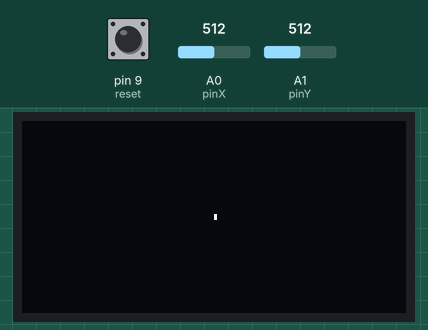
Recording of a sketch running on a simulated Arduino Uno, built with avr-gcc and run on an emulated ATmega328P. On the bench: 128×64 one-colour display. The inputs (shaded band) are chosen by the test bench; at power-on: A0 (pinX) = 512, A1 (pinY) = 512, pin 9 (reset) HIGH.

Above: at 1.2 s.
1.3 s: A0 (pinX) set to 716
At 2.3 s:
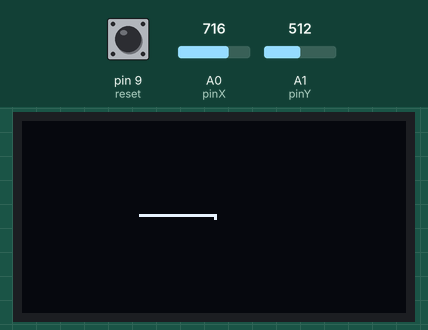
2.8 s: A1 (pinY) set to 716
4.3 s: pin 9 (reset) pulled LOW for 0.15 s
At 5.5 s:
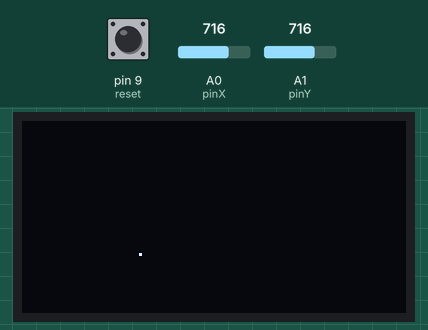
5.9 s: A0 (pinX) set to 900
At 6.9 s:
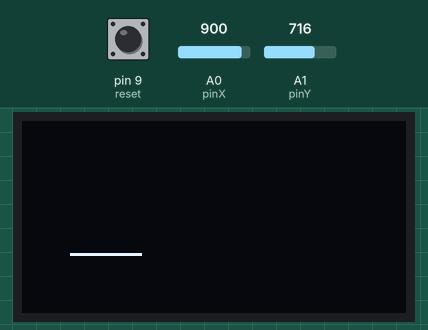
7.4 s: pin 9 (reset) pulled LOW for 1 s
At 7.9 s:
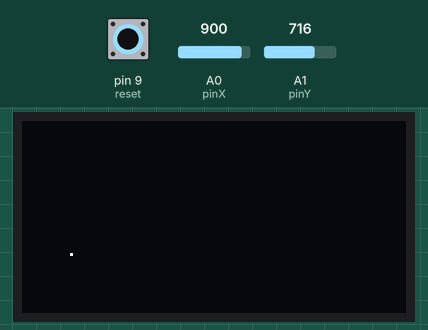
9.9 s: A1 (pinY) set to 900
At 11.1 s:
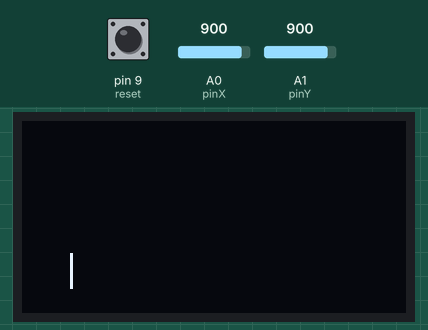
Timing chart, 0 to 12.4 s (numbered marks = the images above; inputs shaded):
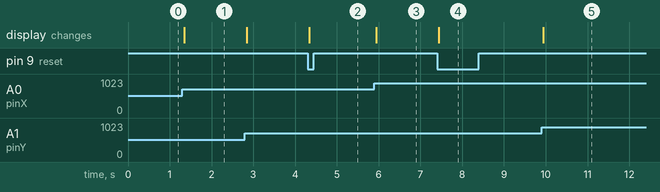

Measured:
- after the input at 1.3 s, the display: changes at once (image 1)
- after the input at 4.3 s, the display: changes at once (image 2)
- after the input at 5.9 s, the display: changes at once (image 3)
- after the input at 7.4 s, the display: changes at once (image 4)
- after the input at 9.9 s, the display: changes at once (image 5)

The sketch:

ADC_paint.ino
```cpp
#include <SPI.h>
#include <Wire.h>
#include <Adafruit_SSD1306.h>
#include <Adafruit_GFX/Adafruit_GFX.h>

#define OLED_RESET 4
Adafruit_SSD1306 display(OLED_RESET );

int pinX = A0;
int pinY = A1;
int reset = 9;
int tft_outX_old = 64;
int tft_outY_old = 32;
//int tft_outX, tft_outY;


void setup()
{

	display.begin( SSD1306_SWITCHCAPVCC, 0x3C);
	display.clearDisplay();
	pinMode(pinX, INPUT);
	pinMode(pinY, INPUT);
	pinMode(reset, INPUT_PULLUP);

}

void loop(void)
{
	int joyX = analogRead(pinX);
	int joyY = analogRead(pinY);

	int res = digitalRead(reset);
		if (res == LOW)
		{
			display.clearDisplay();
			//display.display();
		}

	//int tft_outX_old = map(joyX, 0, 1023, 127, 0);
	//int tft_outY_old = map(joyY, 0, 1023, 0, 63);

	int tft_outX = map(joyX, 0, 1023, 127, 0);
	int tft_outY = map(joyY, 0, 1023, 0, 63);

	display.drawLine(tft_outX_old, tft_outY_old, tft_outX, tft_outY, WHITE);
	display.display();

	tft_outX_old = tft_outX;
	tft_outY_old = tft_outY;

	//display.drawPixel(tft_outX, tft_outY, WHITE);

	//tft.drawPixel(tft_outX, tft_outY, ILI9340_RED);
	//delay(50);
}
```
